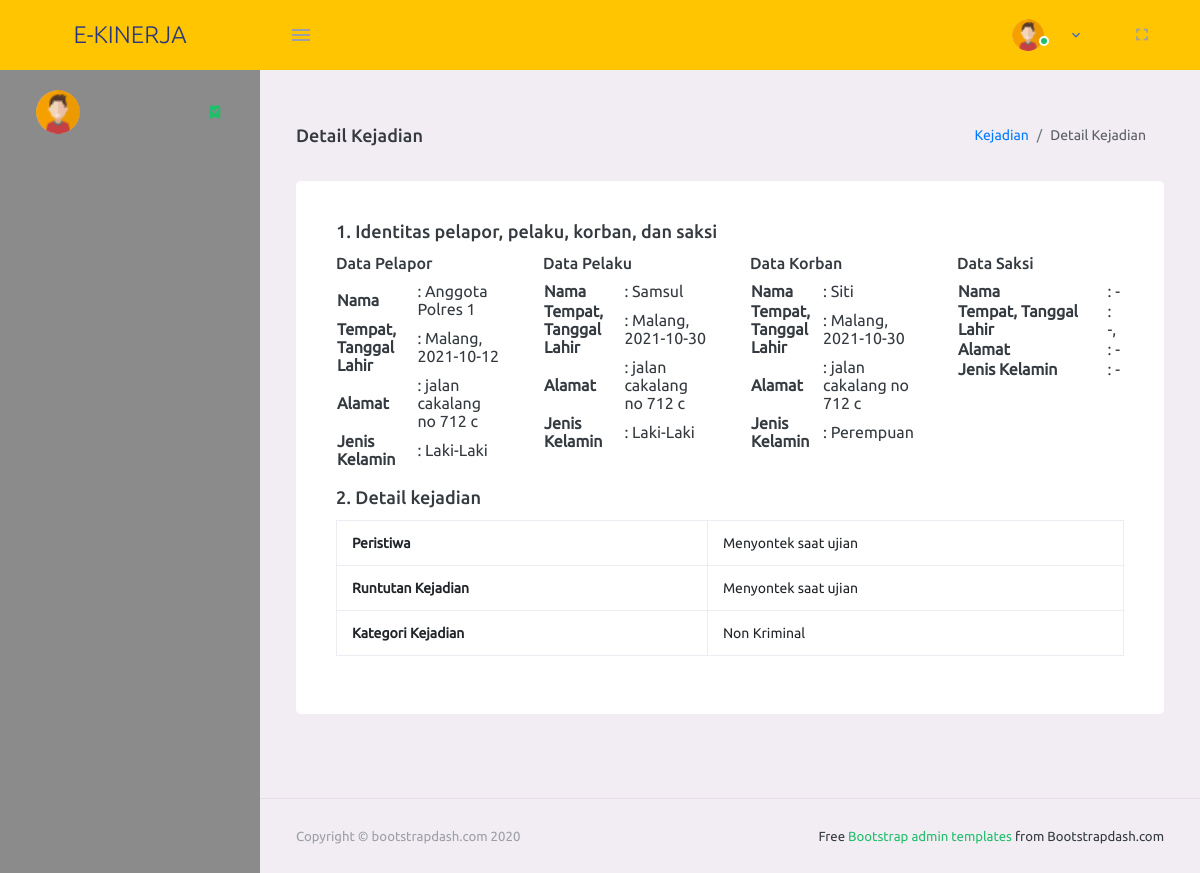
Screenshot of /Kejadian/detail/5 with the database file from the repository.
### tables this page shows
CREATE TABLE `kejadian` (
  `ID_KEJADIAN` int(11) NOT NULL,
  `NIP_PENCATAT` varchar(20) DEFAULT NULL,
  `NIP_VALIDATOR` varchar(20) DEFAULT NULL,
  `NAMA_PELAPOR` varchar(100) DEFAULT NULL,
  `TEMPAT_LAHIR_PELAPOR` varchar(50) DEFAULT NULL,
  `TANGGAL_LAHIR_PELAPOR` date DEFAULT NULL,
  `ALAMAT_PELAPOR` varchar(150) DEFAULT NULL,
  `JENIS_KELAMIN_PELAPOR` varchar(100) DEFAULT NULL,
  `PERISTIWA` varchar(500) DEFAULT NULL,
  `NAMA_PELAKU` varchar(100) DEFAULT '-',
  `TEMPAT_LAHIR_PELAKU` varchar(50) DEFAULT '-',
  `TANGGAL_LAHIR_PELAKU` date DEFAULT NULL,
  `ALAMAT_PELAKU` varchar(150) DEFAULT '-',
  `JENIS_KELAMIN_PELAKU` varchar(100) DEFAULT '-',
  `NAMA_KORBAN` varchar(100) DEFAULT '-',
  `TEMPAT_LAHIR_KORBAN` varchar(50) DEFAULT '-',
  `TANGGAL_LAHIR_KORBAN` date DEFAULT NULL,
  `ALAMAT_KORBAN` varchar(150) DEFAULT '-',
  `JENIS_KELAMIN_KORBAN` varchar(100) DEFAULT '-',
  `NAMA_SAKSI` varchar(100) NOT NULL DEFAULT '-',
  `TEMPAT_LAHIR_SAKSI` varchar(50) NOT NULL DEFAULT '-',
  `TANGGAL_LAHIR_SAKSI` date DEFAULT NULL,
  `ALAMAT_SAKSI` varchar(150) NOT NULL DEFAULT '-',
  `JENIS_KELAMIN_SAKSI` varchar(100) NOT NULL DEFAULT '-',
  `KETERANGAN_KEJADIAN` varchar(500) DEFAULT NULL,
  `KATEGORI_KEJADIAN` varchar(100) DEFAULT NULL,
  `TANGGAL_INPUT_DATA` timestamp NOT NULL DEFAULT current_timestamp() ON UPDATE current_timestamp(),
  `STATUS_KEJADIAN` varchar(255) DEFAULT 'Belum Tervalidasi',
  `TANGGAL_VALIDASI` timestamp NULL DEFAULT NULL,
  `CATATAN` varchar(255) DEFAULT NULL
);

### application/controllers/Kejadian.php (called while the page is built, shortened)
<?php
class Kejadian extends CI_Controller {
    public function __construct(){
        $this->load->model('m_anggota');
        $this->load->model('m_model');
        $this->load->library(array('upload'));
    }
    public function detail($id_kejadian){
        $data['content']            = 'data_kejadian/all-kejadian-detail';
        $data['title']              = 'Detail Kejadian';
        $data['kejadian']           = $this->m_model->selectDataone('kejadian', array('ID_KEJADIAN' => $id_kejadian));
        $kejadian                   = $this->m_model->selectDataone('kejadian', array('ID_KEJADIAN' => $id_kejadian));
        $data['nip_pencatat']       = $this->m_model->selectDataone('user', array('NIP' => $kejadian['NIP_PENCATAT']));
        $data['nip_validator']      = $this->m_model->selectDataone('user', array('NIP' => $kejadian['NIP_VALIDATOR']));
        $anggotaPolsek              = $this->m_model->selectDataone('anggota_polsek', array('NIP' => $kejadian['NIP_PENCATAT']));
        $data['polsek']             = $this->m_model->selectDataone('polsek', array('ID_POLSEK' => $anggotaPolsek['ID_POLSEK']));
        $this->load->view('template/template', $data);
    }
}

### index.php (called while the page is built, shortened)
<?php
require_once BASEPATH.'core/CodeIgniter.php';

### application/models/M_model.php (called while the page is built, shortened)
<?php
class M_model extends CI_Model {
    public function selectDataone($table,$where)
    {
        $query = $this->db->get_where($table,$where);
        return $query->row_array();
    }
}

### application/views/data_kejadian/all-kejadian-detail.php (the view, shortened to what this page needs)
<div class="page-header">
    <h3 class="page-title"> <?= $title ?> </h3>
    <nav aria-label="breadcrumb">
        <ol class="breadcrumb">
            <?php
            if ($this->session->userdata('role') == '1') {
            ?>
                <li class="breadcrumb-item"><a href="<?= base_url('Kejadian') ?>">Kejadian</a></li>
            <?php } else { ?>
                <li class="breadcrumb-item"><a href="<?= base_url('ValidasiKejadian') ?>">Kejadian</a></li>
            <?php } ?>
            <li class="breadcrumb-item active" aria-current="page">Detail Kejadian</li>
        </ol>
    </nav>
</div>
<div class="row">
    <div class="col-lg-12 grid-margin stretch-card">
        <div class="card">
            <div class="card-body">
                <div class="row">
                    <div class="col-md-12">
                        <h4>1. Identitas pelapor, pelaku, korban, dan saksi</h4>
                    </div>
                </div>
                <div class="row">
                    <div class="col-md-3">
                        <h5>Data Pelapor</h5>
                        <table>
                            <tr>
                                <th>Nama</th>
                                <td>: <?= $kejadian['NAMA_PELAPOR'] ?></td>
                            </tr>
                            <tr>
                                <th>Tempat, Tanggal Lahir</th>
                                <td>: <?= $kejadian['TEMPAT_LAHIR_PELAPOR'] ?>, <?= $kejadian['TANGGAL_LAHIR_PELAPOR'] ?></td>
                            </tr>
                            <tr>
                                <th>Alamat</th>
                                <td>: <?= $kejadian['ALAMAT_PELAPOR'] ?></td>
                            </tr>
                            <tr>
                                <th>Jenis Kelamin</th>
                                <td>: <?= $kejadian['JENIS_KELAMIN_PELAPOR'] ?></td>
                            </tr>
                        </table>
                    </div>
                    <div class="col-md-3">
                        <h5>Data Pelaku</h5>
                        <table>
                            <tr>
                                <th>Nama</th>
                                <td>: <?= $kejadian['NAMA_PELAKU'] ?></td>
                            </tr>
                            <tr>
                                <th>Tempat, Tanggal Lahir</th>
                                <td>: <?= $kejadian['TEMPAT_LAHIR_PELAKU'] ?>, <?= $kejadian['TANGGAL_LAHIR_PELAKU'] ?></td>
                            </tr>
                            <tr>
                                <th>Alamat</th>
                                <td>: <?= $kejadian['ALAMAT_PELAKU'] ?></td>
                            </tr>
                            <tr>
                                <th>Jenis Kelamin</th>
                                <td>: <?= $kejadian['JENIS_KELAMIN_PELAKU'] ?></td>
                            </tr>
                        </table>
                    </div>
                    <div class="col-md-3">
                        <h5>Data Korban</h5>
                        <table>
                            <tr>
                                <th>Nama</th>
                                <td>: <?= $kejadian['NAMA_KORBAN'] ?></td>
                            </tr>
                            <tr>
                                <th>Tempat, Tanggal Lahir</th>
                                <td>: <?= $kejadian['TEMPAT_LAHIR_KORBAN'] ?>, <?= $kejadian['TANGGAL_LAHIR_KORBAN'] ?></td>
                            </tr>
                            <tr>
                                <th>Alamat</th>
                                <td>: <?= $kejadian['ALAMAT_KORBAN'] ?></td>
                            </tr>
                            <tr>
                                <th>Jenis Kelamin</th>
                                <td>: <?= $kejadian['JENIS_KELAMIN_KORBAN'] ?></td>
                            </tr>
                        </table>
                    </div>
                    <div class="col-md-3">
                        <h5>Data Saksi</h5>
                        <table>
                            <tr>
                                <th>Nama</th>
                                <td>: <?= $kejadian['NAMA_SAKSI'] ?></td>
                            </tr>
                            <tr>
                                <th>Tempat, Tanggal Lahir</th>
                                <td>: <?= $kejadian['TEMPAT_LAHIR_SAKSI'] ?>, <?= $kejadian['TANGGAL_LAHIR_SAKSI'] ?></td>
                            </tr>
                            <tr>
                                <th>Alamat</th>
                                <td>: <?= $kejadian['ALAMAT_SAKSI'] ?></td>
                            </tr>
                            <tr>
                                <th>Jenis Kelamin</th>
                                <td>: <?= $kejadian['JENIS_KELAMIN_SAKSI'] ?></td>
                            </tr>
                        </table>
                    </div>
                </div>
                <br>
                <div class="row">
                    <div class="col-md-12">
                        <h4>2. Detail kejadian</h4>
                    </div>
                </div>
                <div class="row">
                    <div class="col-md-12">
                        <table class="table table-bordered">
                            <tr>
                                <th>Peristiwa</th>
                                <td><?= $kejadian['PERISTIWA'] ?></td>
                            </tr>
                            <tr>
                                <th>Runtutan Kejadian</th>
                                <td><?= $kejadian['KETERANGAN_KEJADIAN'] ?></td>
                            </tr>
                            <tr>
                                <th>Kategori Kejadian</th>
                                <td><?= $kejadian['KATEGORI_KEJADIAN'] ?></td>
                            </tr>
                        </table>
                    </div>
                </div>
                <br>
            </div>
        </div>
    </div>
</div>

### rows the page displays
kejadian: NAMA_PELAPOR "Anggota Polres 1", TEMPAT_LAHIR_PELAPOR "Malang", TANGGAL_LAHIR_PELAPOR "2021-10-12", ALAMAT_PELAPOR "jalan cakalang no 712 c", JENIS_KELAMIN_PELAPOR "Laki-Laki", NAMA_PELAKU "Samsul", TEMPAT_LAHIR_PELAKU "Malang", TANGGAL_LAHIR_PELAKU "2021-10-30", ALAMAT_PELAKU "jalan cakalang no 712 c", JENIS_KELAMIN_PELAKU "Laki-Laki", NAMA_KORBAN "Siti", TEMPAT_LAHIR_KORBAN "Malang", TANGGAL_LAHIR_KORBAN "2021-10-30", ALAMAT_KORBAN "jalan cakalang no 712 c", JENIS_KELAMIN_KORBAN "Perempuan", NAMA_SAKSI "-", TEMPAT_LAHIR_SAKSI "-", ALAMAT_SAKSI "-", JENIS_KELAMIN_SAKSI "-", PERISTIWA "Menyontek saat ujian", KETERANGAN_KEJADIAN "Menyontek saat ujian", KATEGORI_KEJADIAN "Non Kriminal"

### other values shown
$title "Detail Kejadian"
